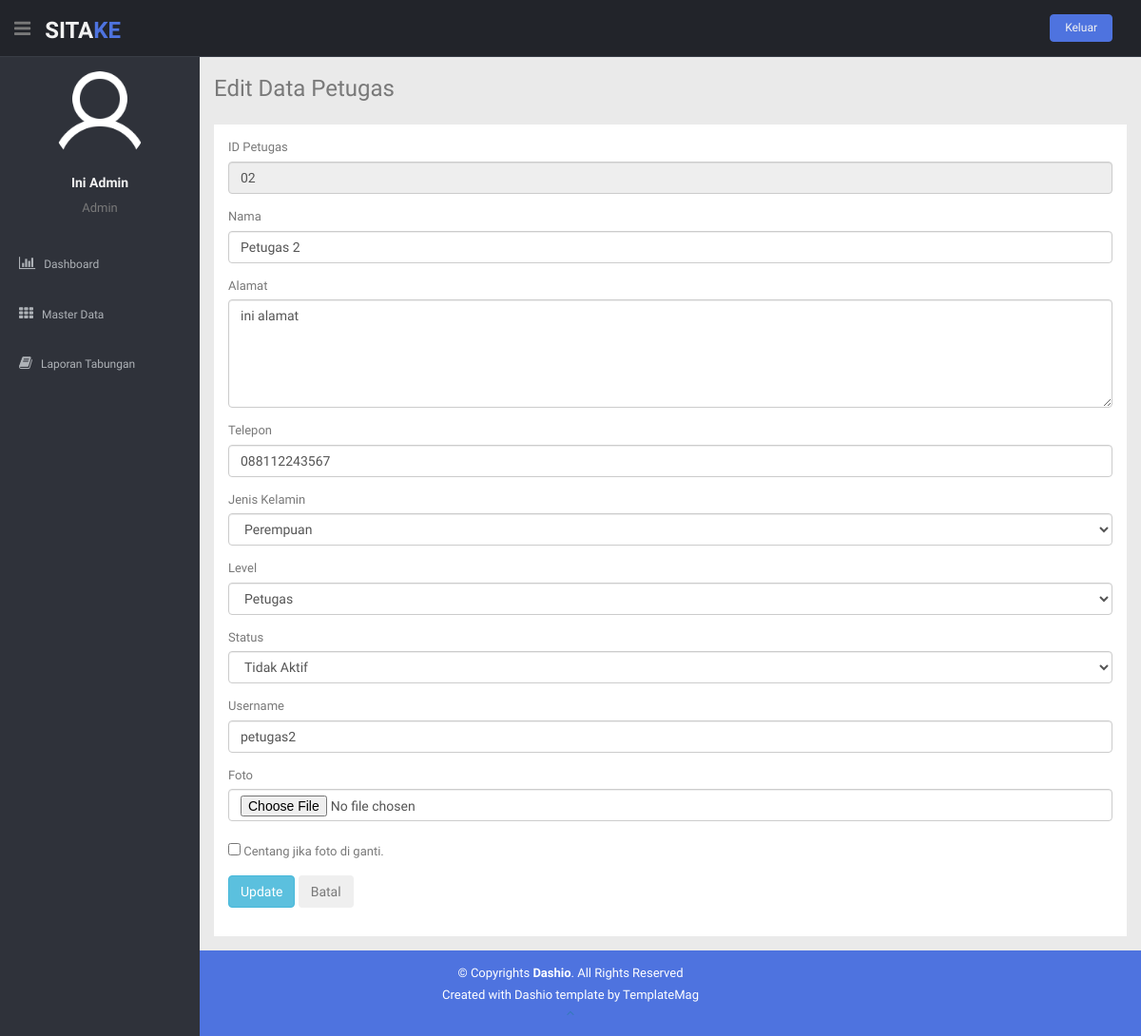
/paneladmin/edit_petugas.php?id_petugas=02 (signed in), run on the app's committed database.
### tables this page shows
CREATE TABLE `petugas` (
  `id_petugas` char(5) NOT NULL,
  `foto_petugas` varchar(200) NOT NULL,
  `nama_petugas` varchar(50) NOT NULL,
  `alamat_petugas` text NOT NULL,
  `telepon_petugas` varchar(15) NOT NULL,
  `jk_petugas` varchar(20) NOT NULL,
  `user_petugas` varchar(20) NOT NULL,
  `pass` varchar(50) NOT NULL,
  `level` varchar(10) NOT NULL,
  `id_status` char(5) NOT NULL
);

CREATE TABLE `status` (
  `id_status` char(5) NOT NULL,
  `nama_status` varchar(15) NOT NULL
);

### paneladmin/edit_petugas.php (the view, shortened to what this page needs)
<?php
include("includers/header.php");
include("includers/navbar.php");
include ("../koneksi/koneksi.php");
$id_petugas = $_GET['id_petugas'];
$sql = "SELECT * FROM petugas WHERE id_petugas = $id_petugas";
$query = mysqli_query($koneksi, $sql);
if(mysqli_num_rows($query) == 0){
	echo '<script>window.history.back()</script>';
}else{
  $data = mysqli_fetch_assoc($query);
}
$id_petugas = @$_REQUEST['id_petugas'];
$sql = "SELECT * FROM petugas WHERE id_petugas = $id_petugas";
$query = mysqli_query($koneksi, $sql);
$data_edit = mysqli_fetch_assoc($query);
?>
<section id="main-content">
	<section class="wrapper site-min-height">
		<h3>Edit Data Petugas</h3>
		<div class="row mt">
			<div class="col-lg-12">
				<div class="container-fluid" style="background-color: #fff; padding: 15px">
					<form method="post" action="proses_edit_petugas.php" enctype="multipart/form-data">
						<div class="form-group">
							<label>ID Petugas</label>
							<input type="text" class="form-control" name="idpetugas" value="<?php echo $data_edit['id_petugas']; ?>" readonly>
						</div>
						<div class="form-group">
							<label>Nama</label>
							<input type="text" class="form-control" name="npetugas" maxlength="50" value="<?php echo $data_edit['nama_petugas']; ?>" required="required">
						</div>
						<div class="form-group">
							<label>Alamat</label>
							<textarea class="form-control" rows="5" name="apetugas" required="required"><?php echo $data_edit['alamat_petugas']; ?></textarea>
						</div>
						<div class="form-group">
							<label>Telepon</label>
							<input type="number" class="form-control" name="tpetugas" value="<?php echo $data_edit['telepon_petugas']; ?>" minlength="12" maxlength="15" onkeypress="return event.charCode >= 48 && event.charCode <=57" required="required">
						</div>
						<div class="form-group">
							<label>Jenis Kelamin</label>
							<select class="form-control" name="jkpetugas" required>
								<option value="Perempuan" <?php if($data['jk_petugas'] == 'Perempuan'){ echo 'selected'; } ?>>Perempuan</option>
							</select>
						</div>
						<div class="form-group">
							<label>Level</label>
							<select class="form-control" name="lpetugas" required>
								<option value="Petugas" <?php if($data['level'] == 'Petugas'){ echo 'selected'; } ?>>Petugas</option>
							</select>
						</div>
						<div class="form-group">
							<label>Status</label>
							<select class="form-control" name="spetugas">
								<?php
								$query = mysqli_query($koneksi,"SELECT * FROM status");
								while ($datastatus = mysqli_fetch_assoc($query)){
									echo "<option value='$datastatus[id_status]' ";
									if ($data['id_status'] == $datastatus['id_status']) {
										echo "selected";
									}
									echo ">$datastatus[nama_status]</option>";
								}
								?>
							</select>
						</div>
						<div class="form-group">
							<label>Username</label>
							<input type="text" class="form-control" name="upetugas" value="<?php echo $data_edit['user_petugas']; ?>">
						</div>
						<div class="form-group">
							<label>Foto</label>
							<input type="file" class="form-control" name="fpetugas" value="<?php echo $data_edit['foto_petugas']; ?>"><br>
							<input type="checkbox" name="cbcek" id="cbcek" value="GANTI">&nbsp;Centang jika foto di ganti.
						</div>
						<div class="form-group">
							<button type="submit" class="btn btn-info" name="update" onClick='return confirmSubmit()'>Update</button>
							<button type="button" class="btn btn-cancel" data-toggle="modal" data-target="#batal">Batal</button>
						</div>
					</form>
				</div>
			</div>
		</div>
	</section>
</section>
<?php
include("includers/footer.php");
?>

### paneladmin/includers/navbar.php (shortened to what this page needs)
<header class="header black-bg">
  <div class="sidebar-toggle-box">
    <div class="fa fa-bars tooltips" data-placement="right" data-original-title="Toggle Navigation"></div>
  </div>
  <a href="index.php" class="logo"><b>SITA<span>KE</span></b></a>
  <div class="top-menu">
    <ul class="nav pull-right top-menu">
      <li><button class="logout" type="submit" onClick='return confirmSubmit()'>Keluar</button></li>
    </ul>
  </div>
</header>
<aside>
  <div id="sidebar" class="nav-collapse ">
    <ul class="sidebar-menu" id="nav-accordion">
      <p class="centered"><a href="profile.html"><img src="img/user.png" class="img-circle" width="100px" height="100px" ></a></p>
      <?php
      include '../koneksi/koneksi.php';
      $idadmin = $_SESSION['idadmin'];
      $data = mysqli_query($koneksi,"SELECT * FROM admin where id_admin='$idadmin'");
      $query = mysqli_fetch_array($data);
      echo "<h5 class='centered'>".$query['nama_admin']."</h5>";
      echo "<p class='centered'>".$query['level']."</p>";
      ?>
      <li class="mt">
        <a href="index.php">
          <i class="fa fa-bar-chart-o"></i>
          <span>Dashboard</span>
        </a>
      </li>
      <li class="sub-menu">
        <a href="javascript:;">
          <i class="fa fa-th"></i>
          <span>Master Data</span>
        </a>
      </li>
      <li>
        <a href="laporan.php">
          <i class="fa fa-book"></i>
          <span>Laporan Tabungan</span>
        </a>
      </li>
    </ul>
  </div>
</aside>

### paneladmin/css/style.css (style rules this page uses)
body { color: #797979; background: #eaeaea; font-family: 'Ruda', sans-serif; padding: 0px !important; margin: 0px !important; font-size:13px; }
ul li { list-style: none; }
a, a:hover, a:focus { text-decoration: none; outline: none; }
.centered { text-align: center; }
.mt { margin-top: 25px; }
ul.top-menu > li > .logout { color: #f2f2f2; font-size: 12px; border-radius: 4px; -webkit-border-radius: 4px; border: 1px solid #4e73df !important; padding: 5px 15px; margin-right: 15px; background: #4e73df; margin-top: 15px; }
#sidebar { width: 210px; height: 100%; position: fixed; background: #2f323a; }
#sidebar h5 { color: #f2f2f2; font-weight: 700; }
#sidebar ul li { position: relative; }
ul.sidebar-menu , ul.sidebar-menu li ul.sub { margin: -2px 0 0; padding: 0; }
ul.sidebar-menu { margin-top: 75px; }
ul.sidebar-menu li { margin-bottom: 5px; margin-left:10px; margin-right:10px; }
ul.sidebar-menu li.sub-menu { line-height: 15px; }
ul.sidebar-menu li a span { display: inline-block; }
ul.sidebar-menu li a { color: #aeb2b7; text-decoration: none; display: block; padding: 15px 0 15px 10px; font-size: 12px; outline: none; -webkit-transition: all 0.3s ease; -moz-transition: all 0.3s ease; -o-transition: all 0.3s ease; -ms-transition: all 0.3s ease; transition: all 0.3s ease; }
ul.sidebar-menu li a i { font-size: 15px; padding-right: 6px; }
#main-content { margin-left: 210px; }
.header, .footer { min-height: 60px; padding: 0 15px; }
.header { position: fixed; left: 0; right: 0; z-index: 1002; }
.black-bg { background: #22242a; border-bottom: 1px solid #393d46; }
.wrapper { display: inline-block; margin-top: 60px; padding-left: 15px; padding-right: 15px; padding-bottom: 15px; padding-top: 0px; width: 100%; }
a.logo { font-size: 24px; color: #f2f2f2; float: left; margin-top: 15px; text-transform: uppercase; }
a.logo b { font-weight: 900; }
a.logo span { color: #4e73df; }
#top_menu .nav > li, ul.top-menu > li { float: left; }
.sidebar-toggle-box { float: left; padding-right: 15px; margin-top: 20px; }
.sidebar-toggle-box .fa-bars { cursor: pointer; display: inline-block; font-size: 20px; }
label { font-weight: 400; }
.site-min-height { min-height: 550px; }

### data on the page
petugas: idpetugas "02", npetugas "Petugas 2", apetugas "ini alamat", tpetugas "088112243567", jkpetugas "Perempuan", lpetugas "Petugas", spetugas "Tidak Aktif", upetugas "petugas2"

### other printed values
$query['nama_admin'] "Ini Admin"
$query['level'] "Admin"
